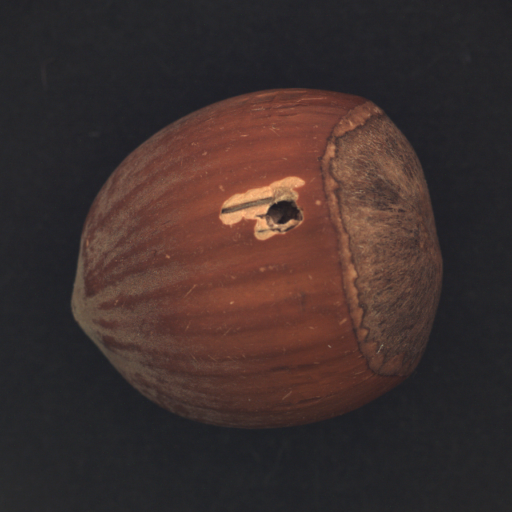
#> input picture 000_Defect.png, 1024 x 1024 px (shown at 1/2 size)
$ python test.py
#> lines starting #> are read from the running program, lines starting #| are printed output that depends on the picture; after the words box and inside, x2 and y2 are one past the last pixel; in counts of white or black regions, pixels touching at a corner belong together
import cv2
import numpy as np
import random

def paste_defect_on_normal_randomly(defect_image, defect_mask, normal_image, boundary_mask):

    result_image = normal_image.copy()

    contours, _ = cv2.findContours(defect_mask, cv2.RETR_EXTERNAL, cv2.CHAIN_APPROX_SIMPLE)
    if not contours:
        raise ValueError("No contours found in mask")

    contour = max(contours, key=cv2.contourArea)
    x, y, w, h = cv2.boundingRect(contour)

    # 경계 마스크에서 결함을 배치할 수 있는 위치 찾기
    boundary_coords = np.where(boundary_mask == 255)
    if boundary_coords[0].size == 0 or boundary_coords[1].size == 0:
        raise ValueError("No valid area found in boundary mask")

    while True:
        upper_left_x = random.choice(boundary_coords[1])
        upper_left_y = random.choice(boundary_coords[0])

        if upper_left_x + w >= result_image.shape[1] or upper_left_y + h >= result_image.shape[0]:
            # 랜덤 위치가 이미지 경계를 넘어가면 다시 시도
            continue

        # 선택된 위치에 결함이 배치 가능한지 확인
        if np.all(boundary_mask[upper_left_y:upper_left_y + h, upper_left_x:upper_left_x + w] == 255):
            break

    defect_rgba = cv2.cvtColor(defect_image, cv2.COLOR_RGB2RGBA)
    alpha_channel = np.zeros(defect_image.shape[:2], dtype=defect_image.dtype)

    cv2.drawContours(alpha_channel, [contour], -1, (255), thickness=cv2.FILLED)
    defect_rgba[:, :, 3] = alpha_channel

    defect_part = defect_rgba[y:y+h, x:x+w]

    for c in range(0, 3):
        result_image[upper_left_y:upper_left_y+h, upper_left_x:upper_left_x+w, c] = \
            defect_part[:, :, c] * (defect_part[:, :, 3] / 255.0) + \
            result_image[upper_left_y:upper_left_y+h, upper_left_x:upper_left_x+w, c] * \
            (1.0 - defect_part[:, :, 3] / 255.0)

    return result_image

# [68 lines left out: functions paste_defect_on_normal_with_transparency, rotate_and_paste_defect, not called in this run]

defect_image = cv2.imread("000_Defect.png", cv2.IMREAD_COLOR)
#> defect_image is the input picture: shape (1024, 1024, 3); mean B, G, R 45.7, 47.7, 62.7
defect_mask = cv2.imread("000_mask.png", cv2.IMREAD_GRAYSCALE)

normal_image = cv2.imread("000_normal.png", cv2.IMREAD_COLOR)
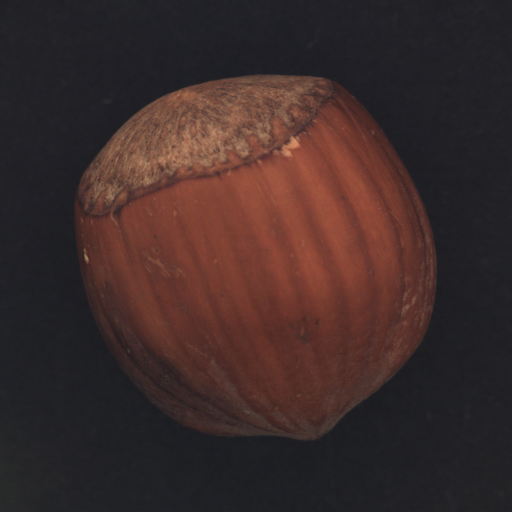
#> input picture 000_normal.png, 1024 x 1024 px (shown at 1/2 size)
#> normal_image is the input picture: shape (1024, 1024, 3); mean B, G, R 42.1, 43.6, 61.1
noraml_boundary = cv2.imread("000_mask_1.bmp", cv2.IMREAD_GRAYSCALE)
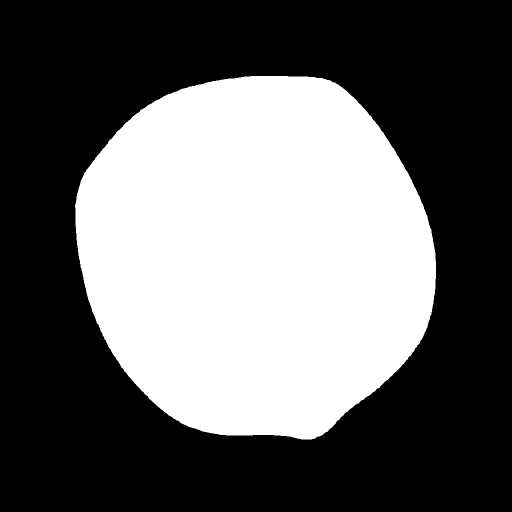
#> input picture 000_mask_1.bmp, 1024 x 1024 px (shown at 1/2 size)
#> noraml_boundary: shape (1024, 1024); 39.3% white; 1 white region, box (x1, y1, x2, y2) and area: (150, 152, 872, 879) 412014

#> (the run stopped early here; a loop or call above may not have finished)
